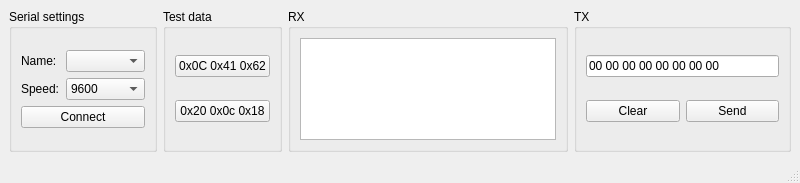
<?xml version="1.0" encoding="UTF-8"?>
<ui version="4.0">
 <class>MainWindow</class>
 <widget class="QMainWindow" name="MainWindow">
  <property name="geometry">
   <rect>
    <x>0</x>
    <y>0</y>
    <width>800</width>
    <height>183</height>
   </rect>
  </property>
  <property name="minimumSize">
   <size>
    <width>800</width>
    <height>180</height>
   </size>
  </property>
  <property name="maximumSize">
   <size>
    <width>800</width>
    <height>183</height>
   </size>
  </property>
  <property name="windowTitle">
   <string>ShellerTerminal</string>
  </property>
  <widget class="QWidget" name="centralwidget">
   <layout class="QHBoxLayout" name="horizontalLayout_6">
    <item>
     <layout class="QHBoxLayout" name="horizontalLayout_5">
      <item>
       <widget class="QGroupBox" name="groupBox">
        <property name="title">
         <string>Serial settings</string>
        </property>
        <layout class="QVBoxLayout" name="verticalLayout_4">
         <item>
          <layout class="QVBoxLayout" name="verticalLayout_3">
           <item>
            <layout class="QHBoxLayout" name="horizontalLayout">
             <item>
              <layout class="QVBoxLayout" name="verticalLayout_2">
               <item>
                <widget class="QLabel" name="label">
                 <property name="text">
                  <string>Name:</string>
                 </property>
                </widget>
               </item>
               <item>
                <widget class="QLabel" name="label_2">
                 <property name="text">
                  <string>Speed:</string>
                 </property>
                </widget>
               </item>
              </layout>
             </item>
             <item>
              <layout class="QVBoxLayout" name="verticalLayout">
               <item>
                <widget class="QComboBox" name="serialName_ComboBox"/>
               </item>
               <item>
                <widget class="QComboBox" name="serialSpeed_ComboBox">
                 <property name="currentIndex">
                  <number>1</number>
                 </property>
                 <item>
                  <property name="text">
                   <string>1200</string>
                  </property>
                 </item>
                 <item>
                  <property name="text">
                   <string>9600</string>
                  </property>
                 </item>
                 <item>
                  <property name="text">
                   <string>115200</string>
                  </property>
                 </item>
                 <item>
                  <property name="text">
                   <string>1000000</string>
                  </property>
                 </item>
                </widget>
               </item>
              </layout>
             </item>
            </layout>
           </item>
           <item>
            <widget class="QPushButton" name="serialButton">
             <property name="text">
              <string>Connect</string>
             </property>
            </widget>
           </item>
          </layout>
         </item>
        </layout>
       </widget>
      </item>
      <item>
       <widget class="QGroupBox" name="groupBox_2">
        <property name="title">
         <string>Test data</string>
        </property>
        <layout class="QHBoxLayout" name="horizontalLayout_2">
         <item>
          <layout class="QVBoxLayout" name="verticalLayout_5">
           <item>
            <widget class="QPushButton" name="pushButton">
             <property name="text">
              <string>0x0C 0x41 0x62</string>
             </property>
            </widget>
           </item>
           <item>
            <widget class="QPushButton" name="pushButton_2">
             <property name="text">
              <string>0x20 0x0c 0x18</string>
             </property>
            </widget>
           </item>
          </layout>
         </item>
        </layout>
       </widget>
      </item>
      <item>
       <widget class="QGroupBox" name="groupBox_4">
        <property name="title">
         <string>RX</string>
        </property>
        <layout class="QVBoxLayout" name="verticalLayout_7">
         <item>
          <widget class="QTextEdit" name="textEdit"/>
         </item>
        </layout>
       </widget>
      </item>
      <item>
       <widget class="QGroupBox" name="groupBox_3">
        <property name="title">
         <string>TX</string>
        </property>
        <layout class="QHBoxLayout" name="horizontalLayout_4">
         <item>
          <layout class="QVBoxLayout" name="verticalLayout_6">
           <item>
            <widget class="QLineEdit" name="transmitHexLine">
             <property name="text">
              <string>00 00 00 00 00 00 00 00</string>
             </property>
            </widget>
           </item>
           <item>
            <layout class="QHBoxLayout" name="horizontalLayout_3">
             <item>
              <widget class="QPushButton" name="clearButton">
               <property name="text">
                <string>Clear</string>
               </property>
              </widget>
             </item>
             <item>
              <widget class="QPushButton" name="pushButton_4">
               <property name="text">
                <string>Send</string>
               </property>
              </widget>
             </item>
            </layout>
           </item>
          </layout>
         </item>
        </layout>
       </widget>
      </item>
     </layout>
    </item>
   </layout>
  </widget>
  <widget class="QMenuBar" name="menubar">
   <property name="geometry">
    <rect>
     <x>0</x>
     <y>0</y>
     <width>800</width>
     <height>21</height>
    </rect>
   </property>
  </widget>
  <widget class="QStatusBar" name="statusbar"/>
 </widget>
 <resources/>
 <connections/>
</ui>
